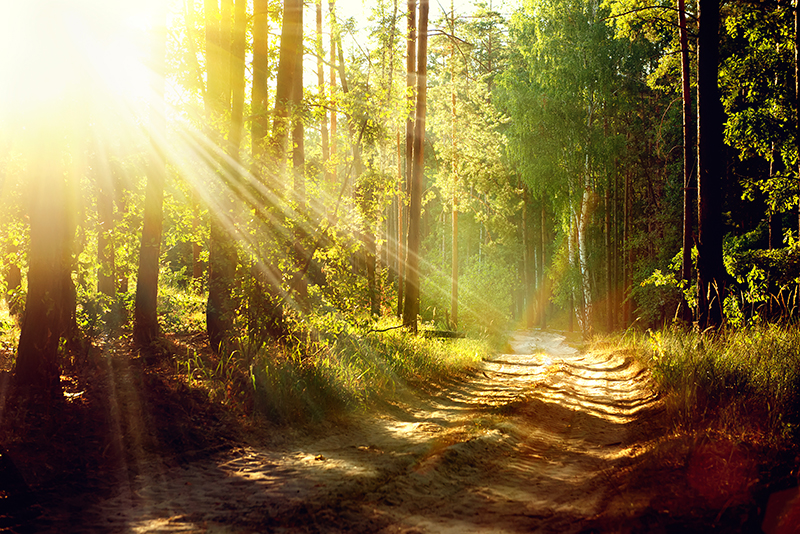
%> input picture Final Project/Codes/Part2/Autumn.jpg, 800 x 534 px, given in place of Nature1.jpg, which was not available
$ octave Part2_Q2.m   (GNU Octave 9; MATLAB toolbox functions it lacks are replaced by stand-ins)
%> lines starting %> are read from the running program, lines starting %| are printed output that depends on the picture; pictures that were not available may be replaced by others from this repository, and a replacement may not be noted
%%----------Part 2 - Question 2 --------------
%%--------- Mandana Samiei--------------------
%%--------- Student Id: 40059116 -------------

%Read the color image into the workspace.
I = imread('Nature1.jpg');
%> I is the input picture: size 534x800x3 uint8; mean R, G, B 131.9, 111.6, 60.8
Ref = imread('RefImg.jpg');
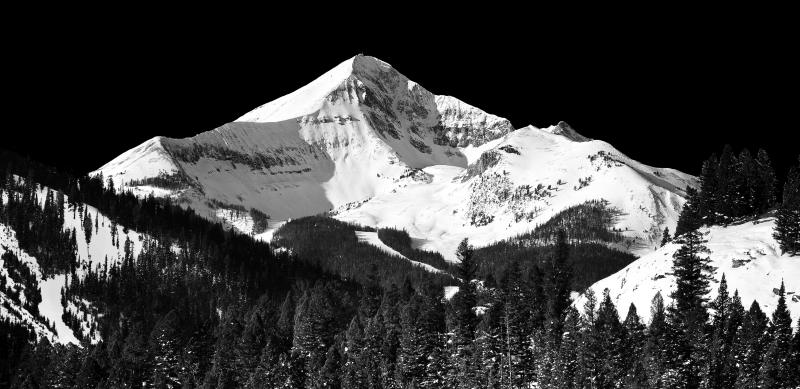
%> input picture Final Project/Codes/Part2/RefImg.jpg, 800 x 389 px
%> Ref is the input picture: size 389x800x3 uint8; min 0, max 255, mean 64.8
if ndims(Ref) == 3
    J = rgb2gray(Ref);
end
B = imhistmatch(I,Ref);
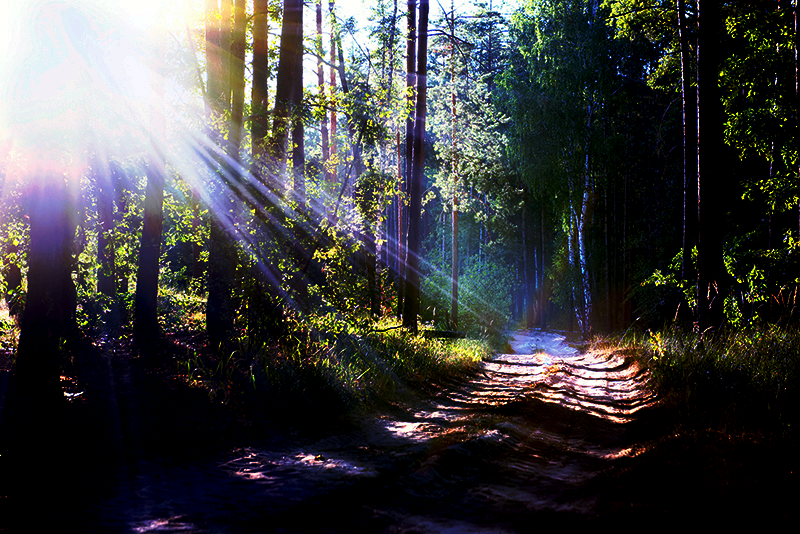
%> B: size 534x800x3 uint8; mean R, G, B 64.1, 63.8, 63.8

figure

subplot(2,3,1);
imshow(I);
title('RGB Image with Color Cast');

subplot(2,3,2);
imshow(Ref);
title('Desired Image');

subplot(2,3,3);
imshow(B);
title('Histogram Matched RGB Image');

subplot(2,3,4);
imhist(I(:,:));
title('Histogram of RGB Image');

subplot(2,3,5);
imhist(J,1024);
title('Desired histogram');

subplot(2,3,6);
imhist(B(:,:));
title('Histogram of Matched RGB Image');
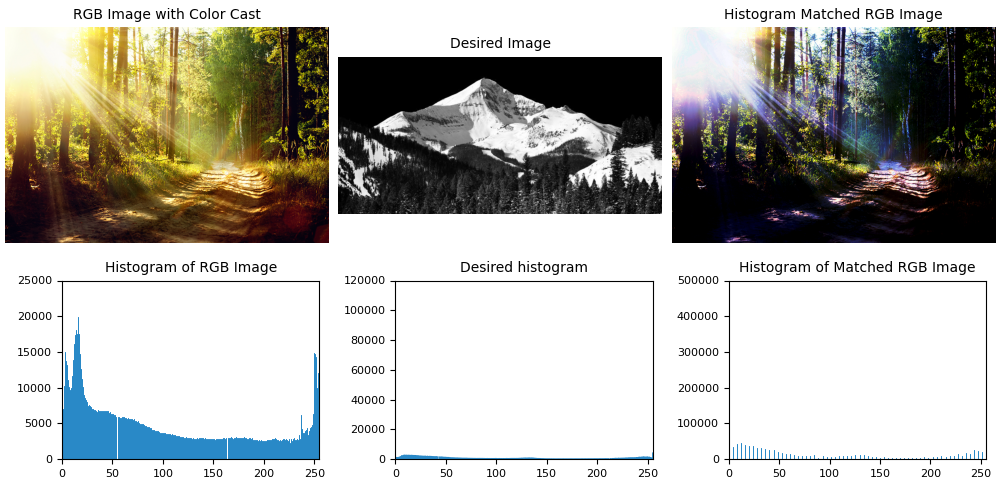
%> figure redrawn from the program's plot data, 6 panels
